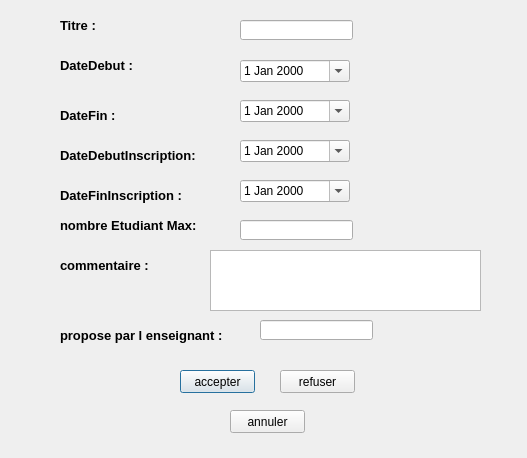
<?xml version="1.0" encoding="UTF-8"?>
<ui version="4.0">
 <class>Operationcoursdialog</class>
 <widget class="QDialog" name="Operationcoursdialog">
  <property name="geometry">
   <rect>
    <x>0</x>
    <y>0</y>
    <width>527</width>
    <height>458</height>
   </rect>
  </property>
  <property name="windowTitle">
   <string>Accepter/Refuser</string>
  </property>
  <widget class="QLabel" name="label_7">
   <property name="geometry">
    <rect>
     <x>60</x>
     <y>50</y>
     <width>141</width>
     <height>31</height>
    </rect>
   </property>
   <property name="font">
    <font>
     <pointsize>10</pointsize>
     <weight>75</weight>
     <bold>true</bold>
    </font>
   </property>
   <property name="text">
    <string>DateDebut :</string>
   </property>
  </widget>
  <widget class="QLabel" name="label_10">
   <property name="geometry">
    <rect>
     <x>60</x>
     <y>210</y>
     <width>151</width>
     <height>31</height>
    </rect>
   </property>
   <property name="font">
    <font>
     <pointsize>10</pointsize>
     <weight>75</weight>
     <bold>true</bold>
    </font>
   </property>
   <property name="text">
    <string>nombre Etudiant Max:</string>
   </property>
  </widget>
  <widget class="QTextEdit" name="commentaire">
   <property name="geometry">
    <rect>
     <x>210</x>
     <y>250</y>
     <width>271</width>
     <height>61</height>
    </rect>
   </property>
  </widget>
  <widget class="QLabel" name="label_11">
   <property name="geometry">
    <rect>
     <x>60</x>
     <y>250</y>
     <width>141</width>
     <height>31</height>
    </rect>
   </property>
   <property name="font">
    <font>
     <pointsize>10</pointsize>
     <weight>75</weight>
     <bold>true</bold>
    </font>
   </property>
   <property name="text">
    <string>commentaire :</string>
   </property>
  </widget>
  <widget class="QDateEdit" name="datedebut">
   <property name="geometry">
    <rect>
     <x>240</x>
     <y>60</y>
     <width>110</width>
     <height>22</height>
    </rect>
   </property>
   <property name="calendarPopup">
    <bool>true</bool>
   </property>
  </widget>
  <widget class="QDateEdit" name="datefininscription">
   <property name="geometry">
    <rect>
     <x>240</x>
     <y>180</y>
     <width>110</width>
     <height>22</height>
    </rect>
   </property>
   <property name="calendarPopup">
    <bool>true</bool>
   </property>
  </widget>
  <widget class="QLineEdit" name="nbmaxetudiant">
   <property name="geometry">
    <rect>
     <x>240</x>
     <y>220</y>
     <width>113</width>
     <height>20</height>
    </rect>
   </property>
  </widget>
  <widget class="QDateEdit" name="datedebutinscription">
   <property name="geometry">
    <rect>
     <x>240</x>
     <y>140</y>
     <width>110</width>
     <height>22</height>
    </rect>
   </property>
   <property name="calendarPopup">
    <bool>true</bool>
   </property>
  </widget>
  <widget class="QLabel" name="label_6">
   <property name="geometry">
    <rect>
     <x>60</x>
     <y>10</y>
     <width>141</width>
     <height>31</height>
    </rect>
   </property>
   <property name="font">
    <font>
     <pointsize>10</pointsize>
     <weight>75</weight>
     <bold>true</bold>
    </font>
   </property>
   <property name="text">
    <string>Titre :</string>
   </property>
  </widget>
  <widget class="QLabel" name="label_8">
   <property name="geometry">
    <rect>
     <x>60</x>
     <y>180</y>
     <width>141</width>
     <height>31</height>
    </rect>
   </property>
   <property name="font">
    <font>
     <pointsize>10</pointsize>
     <weight>75</weight>
     <bold>true</bold>
    </font>
   </property>
   <property name="text">
    <string>DateFinInscription :</string>
   </property>
  </widget>
  <widget class="QLabel" name="label_4">
   <property name="geometry">
    <rect>
     <x>60</x>
     <y>140</y>
     <width>161</width>
     <height>31</height>
    </rect>
   </property>
   <property name="font">
    <font>
     <pointsize>10</pointsize>
     <weight>75</weight>
     <bold>true</bold>
    </font>
   </property>
   <property name="text">
    <string>DateDebutInscription:</string>
   </property>
  </widget>
  <widget class="QDateEdit" name="datefin">
   <property name="geometry">
    <rect>
     <x>240</x>
     <y>100</y>
     <width>110</width>
     <height>22</height>
    </rect>
   </property>
   <property name="calendarPopup">
    <bool>true</bool>
   </property>
  </widget>
  <widget class="QLabel" name="label_9">
   <property name="geometry">
    <rect>
     <x>60</x>
     <y>100</y>
     <width>141</width>
     <height>31</height>
    </rect>
   </property>
   <property name="font">
    <font>
     <pointsize>10</pointsize>
     <weight>75</weight>
     <bold>true</bold>
    </font>
   </property>
   <property name="text">
    <string>DateFin :</string>
   </property>
  </widget>
  <widget class="QPushButton" name="accepter">
   <property name="geometry">
    <rect>
     <x>180</x>
     <y>370</y>
     <width>75</width>
     <height>23</height>
    </rect>
   </property>
   <property name="text">
    <string>accepter</string>
   </property>
  </widget>
  <widget class="QPushButton" name="refuser">
   <property name="geometry">
    <rect>
     <x>280</x>
     <y>370</y>
     <width>75</width>
     <height>23</height>
    </rect>
   </property>
   <property name="text">
    <string>refuser</string>
   </property>
  </widget>
  <widget class="QLabel" name="label_12">
   <property name="geometry">
    <rect>
     <x>60</x>
     <y>320</y>
     <width>181</width>
     <height>31</height>
    </rect>
   </property>
   <property name="font">
    <font>
     <pointsize>10</pointsize>
     <weight>75</weight>
     <bold>true</bold>
    </font>
   </property>
   <property name="text">
    <string>propose par l enseignant :</string>
   </property>
  </widget>
  <widget class="QLineEdit" name="pseudoenseignant">
   <property name="enabled">
    <bool>true</bool>
   </property>
   <property name="geometry">
    <rect>
     <x>260</x>
     <y>320</y>
     <width>113</width>
     <height>20</height>
    </rect>
   </property>
  </widget>
  <widget class="QPushButton" name="annuler">
   <property name="geometry">
    <rect>
     <x>230</x>
     <y>410</y>
     <width>75</width>
     <height>23</height>
    </rect>
   </property>
   <property name="text">
    <string>annuler</string>
   </property>
  </widget>
  <widget class="QLineEdit" name="titre">
   <property name="enabled">
    <bool>true</bool>
   </property>
   <property name="geometry">
    <rect>
     <x>240</x>
     <y>20</y>
     <width>113</width>
     <height>20</height>
    </rect>
   </property>
  </widget>
 </widget>
 <resources/>
 <connections/>
</ui>
